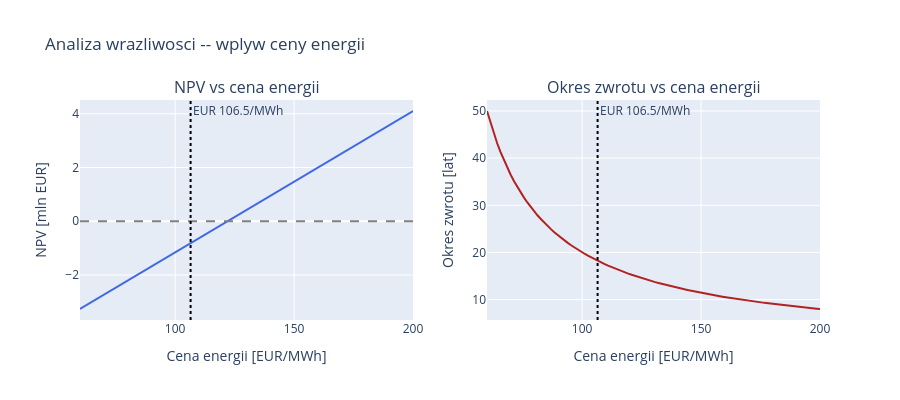

Source (notebook cell):
### Markdown cell above
---
## Krok 6: Analiza wrazliwosci

Jak zmienia sie NPV i okres zwrotu przy roznych cenach energii?

### Code cell
prices = np.linspace(60, 200, 100)
npvs = []
paybacks = []
for p in prices:
    e = economic_analysis(3500, inv['total_eur'], energy_price_eur_mwh=p)
    npvs.append(e['npv_eur'])
    paybacks.append(min(e['payback_years'], 50))

fig = make_subplots(rows=1, cols=2,
    subplot_titles=['NPV vs cena energii', 'Okres zwrotu vs cena energii'])

fig.add_trace(go.Scatter(x=prices, y=[n/1e6 for n in npvs], mode='lines',
    line=dict(color='royalblue', width=2), name='NPV'), row=1, col=1)
fig.add_hline(y=0, line_color='gray', line_dash='dash', row=1, col=1)

fig.add_trace(go.Scatter(x=prices, y=paybacks, mode='lines',
    line=dict(color='firebrick', width=2), name='Payback'), row=1, col=2)

fig.add_vline(x=106.5, line_dash='dot', line_color='black',
    annotation_text='EUR 106.5/MWh')

fig.update_xaxes(title_text='Cena energii [EUR/MWh]')
fig.update_yaxes(title_text='NPV [mln EUR]', row=1, col=1)
fig.update_yaxes(title_text='Okres zwrotu [lat]', row=1, col=2)
fig.update_layout(height=400, showlegend=False,
    title='Analiza wrazliwosci -- wplyw ceny energii')
fig.show()

### Figure 1 — Plotly figure (JSON) as saved in the notebook; plotly's stock layout.template omitted (floating-point values rounded to 4 significant figures)
{"data": [{"line": {"color": "royalblue", "width": 2}, "mode": "lines", "name": "NPV", "type": "scatter", "x": [60.0, 61.41, 62.83, 64.24, 65.66, 67.07, 68.48, 69.9, 71.31, 72.73, 74.14, 75.56, 76.97, 78.38, 79.8, 81.21, 82.63, 84.04, 85.45, 86.87, 88.28, 89.7, 91.11, 92.53, 93.94, 95.35, 96.77, 98.18, 99.6, 101.0, 102.4, 103.8, 105.3, 106.7, 108.1, 109.5, 110.9, 112.3, 113.7, 115.2, 116.6, 118.0, 119.4, 120.8, 122.2, 123.6, 125.1, 126.5, 127.9, 129.3, 130.7, 132.1, 133.5, 134.9, 136.4, 137.8, 139.2, 140.6, 142.0, 143.4, 144.8, 146.3, 147.7, 149.1, 150.5, 151.9, 153.3, 154.7, 156.2, 157.6, 159.0, 160.4, 161.8, 163.2, 164.6, 166.1, 167.5, 168.9, 170.3, 171.7, 173.1, 174.5, 176.0, 177.4, 178.8, 180.2, 181.6, 183.0, 184.4, 185.9, 187.3, 188.7, 190.1, 191.5, 192.9, 194.3, 195.8, 197.2, 198.6, 200.0], "xaxis": "x", "y": [-3.268, -3.194, -3.119, -3.045, -2.97, -2.896, -2.821, -2.747, -2.672, -2.598, -2.523, -2.449, -2.375, -2.3, -2.226, -2.151, -2.077, -2.002, -1.928, -1.853, -1.779, -1.704, -1.63, -1.555, -1.481, -1.406, -1.332, -1.257, -1.183, -1.109, -1.034, -0.9596, -0.8851, -0.8106, -0.7361, -0.6617, -0.5872, -0.5127, -0.4383, -0.3638, -0.2893, -0.2148, -0.1404, -0.0659, 0.008571, 0.08304, 0.1575, 0.232, 0.3065, 0.3809, 0.4554, 0.5299, 0.6043, 0.6788, 0.7533, 0.8278, 0.9022, 0.9767, 1.051, 1.126, 1.2, 1.275, 1.349, 1.424, 1.498, 1.572, 1.647, 1.721, 1.796, 1.87, 1.945, 2.019, 2.094, 2.168, 2.243, 2.317, 2.392, 2.466, 2.541, 2.615, 2.69, 2.764, 2.838, 2.913, 2.987, 3.062, 3.136, 3.211, 3.285, 3.36, 3.434, 3.509, 3.583, 3.658, 3.732, 3.807, 3.881, 3.956, 4.03, 4.105], "yaxis": "y"}, {"line": {"color": "firebrick", "width": 2}, "mode": "lines", "name": "Payback", "type": "scatter", "x": [60.0, 61.41, 62.83, 64.24, 65.66, 67.07, 68.48, 69.9, 71.31, 72.73, 74.14, 75.56, 76.97, 78.38, 79.8, 81.21, 82.63, 84.04, 85.45, 86.87, 88.28, 89.7, 91.11, 92.53, 93.94, 95.35, 96.77, 98.18, 99.6, 101.0, 102.4, 103.8, 105.3, 106.7, 108.1, 109.5, 110.9, 112.3, 113.7, 115.2, 116.6, 118.0, 119.4, 120.8, 122.2, 123.6, 125.1, 126.5, 127.9, 129.3, 130.7, 132.1, 133.5, 134.9, 136.4, 137.8, 139.2, 140.6, 142.0, 143.4, 144.8, 146.3, 147.7, 149.1, 150.5, 151.9, 153.3, 154.7, 156.2, 157.6, 159.0, 160.4, 161.8, 163.2, 164.6, 166.1, 167.5, 168.9, 170.3, 171.7, 173.1, 174.5, 176.0, 177.4, 178.8, 180.2, 181.6, 183.0, 184.4, 185.9, 187.3, 188.7, 190.1, 191.5, 192.9, 194.3, 195.8, 197.2, 198.6, 200.0], "xaxis": "x2", "y": [50, 47.58, 45.29, 43.22, 41.33, 39.59, 38.0, 36.53, 35.17, 33.9, 32.73, 31.63, 30.6, 29.64, 28.74, 27.89, 27.09, 26.33, 25.62, 24.94, 24.3, 23.69, 23.11, 22.56, 22.03, 21.53, 21.05, 20.59, 20.15, 19.73, 19.32, 18.94, 18.56, 18.21, 17.86, 17.53, 17.21, 16.9, 16.6, 16.32, 16.04, 15.77, 15.51, 15.26, 15.02, 14.78, 14.56, 14.33, 14.12, 13.91, 13.71, 13.51, 13.32, 13.14, 12.96, 12.78, 12.61, 12.44, 12.28, 12.12, 11.97, 11.82, 11.67, 11.53, 11.39, 11.26, 11.12, 10.99, 10.87, 10.74, 10.62, 10.5, 10.39, 10.28, 10.17, 10.06, 9.951, 9.847, 9.746, 9.646, 9.548, 9.453, 9.359, 9.267, 9.177, 9.089, 9.002, 8.917, 8.833, 8.751, 8.671, 8.592, 8.515, 8.438, 8.364, 8.29, 8.218, 8.147, 8.077, 8.009], "yaxis": "y2"}], "layout": {"annotations": [{"font": {"size": 16}, "showarrow": false, "text": "NPV vs cena energii", "x": 0.225, "xanchor": "center", "xref": "paper", "y": 1.0, "yanchor": "bottom", "yref": "paper"}, {"font": {"size": 16}, "showarrow": false, "text": "Okres zwrotu vs cena energii", "x": 0.775, "xanchor": "center", "xref": "paper", "y": 1.0, "yanchor": "bottom", "yref": "paper"}, {"showarrow": false, "text": "EUR 106.5/MWh", "x": 106.5, "xanchor": "left", "xref": "x", "y": 1, "yanchor": "top", "yref": "y domain"}, {"showarrow": false, "text": "EUR 106.5/MWh", "x": 106.5, "xanchor": "left", "xref": "x2", "y": 1, "yanchor": "top", "yref": "y2 domain"}], "height": 400, "shapes": [{"line": {"color": "gray", "dash": "dash"}, "type": "line", "x0": 0, "x1": 1, "xref": "x domain", "y0": 0, "y1": 0, "yref": "y"}, {"line": {"color": "black", "dash": "dot"}, "type": "line", "x0": 106.5, "x1": 106.5, "xref": "x", "y0": 0, "y1": 1, "yref": "y domain"}, {"line": {"color": "black", "dash": "dot"}, "type": "line", "x0": 106.5, "x1": 106.5, "xref": "x2", "y0": 0, "y1": 1, "yref": "y2 domain"}], "showlegend": false, "title": {"text": "Analiza wrazliwosci -- wplyw ceny energii"}, "xaxis": {"anchor": "y", "domain": [0.0, 0.45], "title": {"text": "Cena energii [EUR/MWh]"}}, "xaxis2": {"anchor": "y2", "domain": [0.55, 1.0], "title": {"text": "Cena energii [EUR/MWh]"}}, "yaxis": {"anchor": "x", "domain": [0.0, 1.0], "title": {"text": "NPV [mln EUR]"}}, "yaxis2": {"anchor": "x2", "domain": [0.0, 1.0], "title": {"text": "Okres zwrotu [lat]"}}}}
